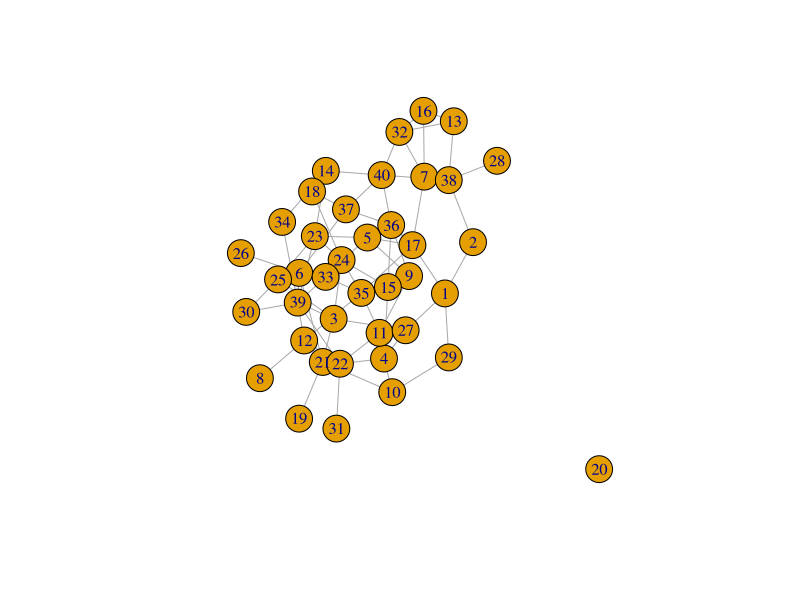
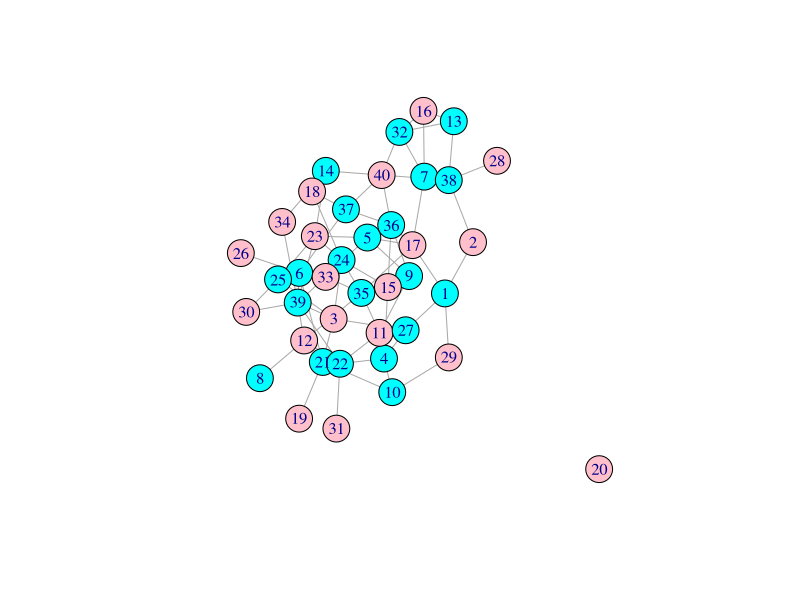

Here is the R script that generated these plots, in order:
library(igraph)
library(lpSolve)

#G = make_lattice(c(3,3,3))
G = erdos.renyi.game(40,0.1)
layout = layout.kamada.kawai(G,dim=2)
plot(G, layout=layout)
#rglplot(G,layout=layout.kamada.kawai(G,dim=3))


n=length(V(G))
m=length(E(G))
c = rep(1, n)
A = t(apply(ends(G,E(G)), 1, function(x){v=rep(0, n);v[x]=1;v}))
dir = rep(">=",m)
b = rep(1,m)

sol=lp(direction="min",
       objective.in=c,
       const.mat=A,
       const.dir=dir,
       const.rhs=b,
       int.vec=1:n)

pal=c("pink","cyan")
#rglplot(G,
#        layout=layout.kamada.kawai(G,dim=3),
#        vertex.color=pal[round(sol$solution)+1])
plot(G,
     layout=layout,
     vertex.color=pal[round(sol$solution)+1])
